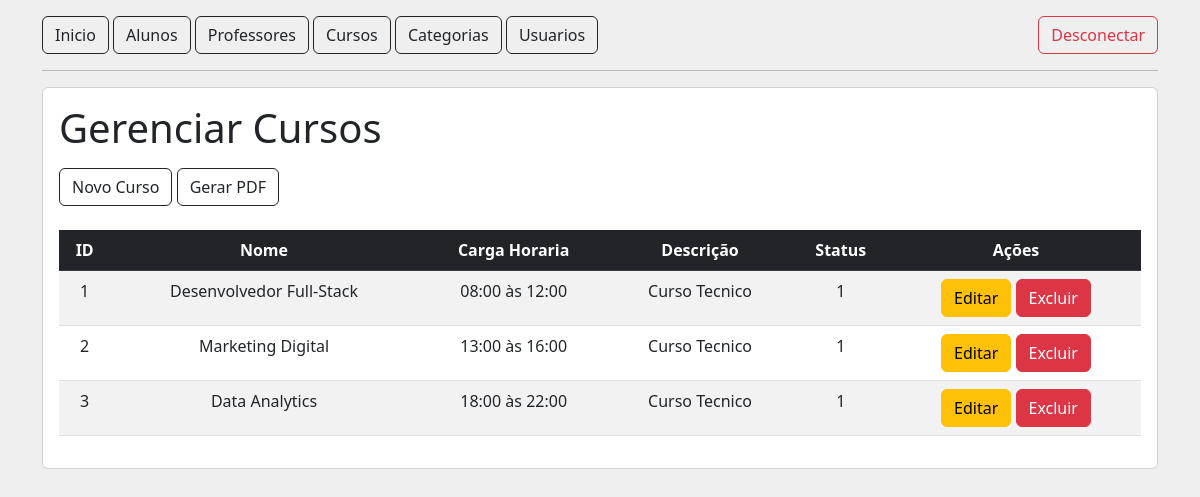
Screenshot of /cursos/listar with the database file from the repository.
### tables this page shows
CREATE TABLE tb_cursos (
    id INT PRIMARY KEY AUTO_INCREMENT,
    nome VARCHAR(55) NOT NULL,
    cargaHoraria VARCHAR(45) NOT NULL,
    descricao VARCHAR(100) NOT NULL,
    status TINYINT NOT NULL
);

### src/Controller/AbstractController.php (called while the page is built, shortened)
<?php
abstract class AbstractController
{
    public function render(string $view, ?array $dados = null, bool $navbar = true): void
    {
        include_once '../views/template/header.phtml';
        $navbar === true && include_once '../views/template/menu.phtml';
        include_once "../views/{$view}.phtml";
    }
}

### src/Controller/CursoController.php (called while the page is built, shortened)
<?php
class CursoController extends AbstractController
{
    public function listar(): void
    {
        $repository = new CursoRepository();
        $cursos = $repository->buscarTodos();
        $this->render('curso/listar', [
            'cursos' => $cursos,
        ]);
    }
}

### public/index.php (called while the page is built, shortened)
<?php
$rotas = require '../config/routes.php';
$url = $_SERVER['REQUEST_URI'];
$rota = explode('?', $url)[0];
$method = $rotas[$rota]['method'];
(new $controller)->$method();

### src/Connection/DataBaseConnection.php (called while the page is built, shortened)
<?php
class DataBaseConnection
{
    public static function abrirConexao(): PDO
    {
        return new PDO("mysql:host=localhost;dbname=" . DB_NAME, DB_USER, DB_PASSWORD);
    }
}

### src/Repository/CursoRepository.php (called while the page is built, shortened)
<?php
class CursoRepository implements RepositoryInterface
{
    public PDO $pdo;
    public function __construct()
    {
        $this->pdo = DataBaseConnection::abrirConexao();
    }
    public function buscarTodos(): iterable
    {
        $sql = 'SELECT * FROM ' . self::TABLE;
        $query = $this->pdo->query($sql);
        $query->execute();
        return $query->fetchAll(PDO::FETCH_CLASS, Curso::class);
    }
}

### views/curso/listar.phtml (the view)
<section class="mt-3 card card-body">
    <h1 class="">Gerenciar Cursos</h1>
    <div class="mt-2">
        <a href="/cursos/novo" class="btn btn-outline-dark">Novo Curso</a>
        <a href="/cursos/relatorio" class="btn btn-outline-dark">Gerar PDF</a>
    </div>
    <table class="table table-striped table-hover mt-4 text-center">
        <thead class="table-dark">
            <tr>
                <th>ID</th>
                <th>Nome</th>
                <th>Carga Horaria</th>
                <th>Descrição</th>
                <th>Status</th>
                <th>Ações</th>
            </tr>
        </thead>
        <tbody>
            <?php
                foreach ($cursos ?? [] as $curso) {
                    echo "
                        <tr>
                            <td>{$curso->id}</td>
                            <td>{$curso->nome}</td>
                            <td>{$curso->cargaHoraria}</td>
                            <td>{$curso->descricao}</td>
                            <td>{$curso->status}</td>
                            <td>
                                <a href='/cursos/editar?id={$curso->id}' class='btn btn-warning'>Editar</a>
                                <a href='/cursos/excluir?id={$curso->id}' class='btn btn-danger'>Excluir</a>
                            </td>
                        </tr>
                    ";
                }
            ?>
        </tbody>
    </table>
</section>

### rows the page displays
tb_cursos: id "1", nome "Desenvolvedor Full-Stack", cargaHoraria "08:00 às 12:00", descricao "Curso Tecnico", status "1"
tb_cursos: id "2", nome "Marketing Digital", cargaHoraria "13:00 às 16:00", descricao "Curso Tecnico", status "1"
tb_cursos: id "3", nome "Data Analytics", cargaHoraria "18:00 às 22:00", descricao "Curso Tecnico", status "1"
